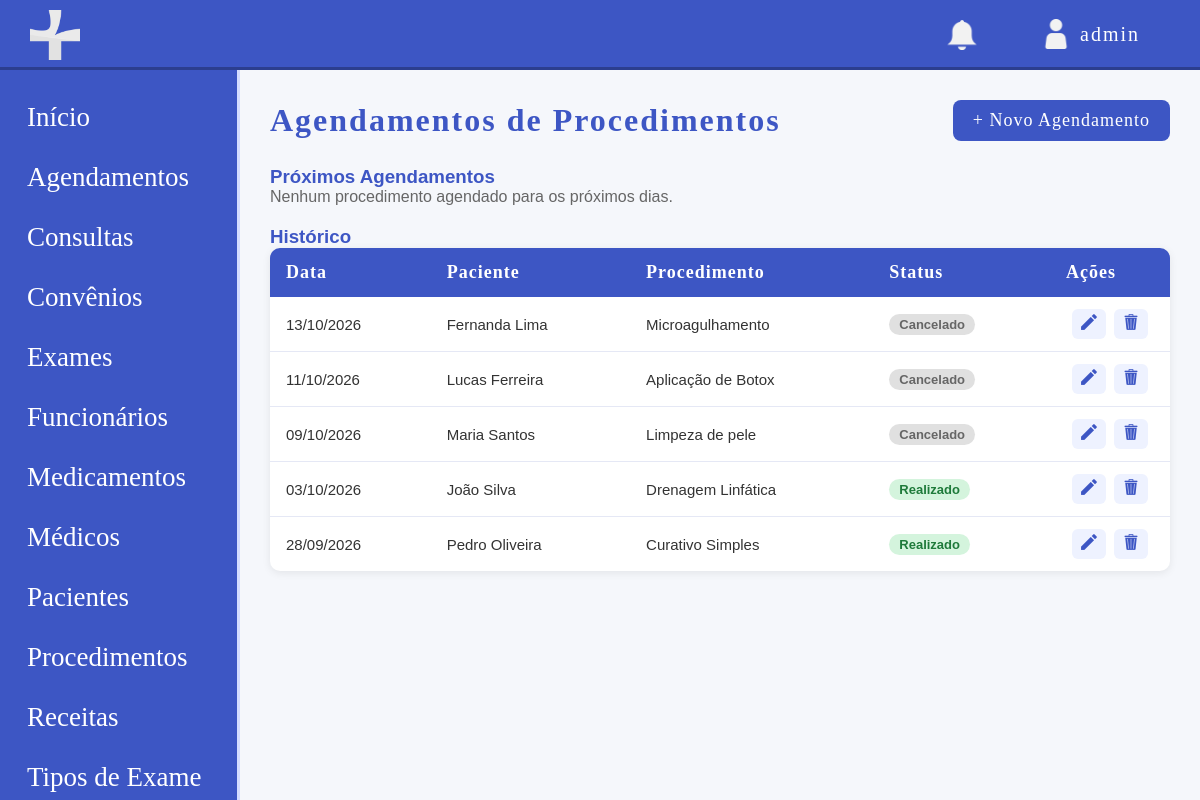
The page /modulos/agendamentos_procedimentos/listar_agenda_procedimento.php (signed in) on the database its author committed.
### tables this page shows
CREATE TABLE agendamento_procedimento (
    id INT UNSIGNED NOT NULL AUTO_INCREMENT,
    id_paciente INT UNSIGNED NOT NULL,
    id_procedimento INT UNSIGNED NOT NULL,
    id_medico INT UNSIGNED DEFAULT NULL,
    data_procedimento DATE NOT NULL,
    horario TIME NOT NULL,
    valor DECIMAL(10,2) NOT NULL,
    status ENUM('AGENDADO', 'REALIZADO', 'CANCELADO') NOT NULL,
    observacoes TEXT,
    data_registro TIMESTAMP DEFAULT CURRENT_TIMESTAMP,
    PRIMARY KEY (id),
    KEY fk_ap_paciente (id_paciente),
    KEY fk_ap_procedimento (id_procedimento),
    KEY fk_ap_medico (id_medico),
    CONSTRAINT fk_ap_paciente FOREIGN KEY (id_paciente) REFERENCES paciente (id),
    CONSTRAINT fk_ap_procedimento FOREIGN KEY (id_procedimento) REFERENCES procedimento (id),
    CONSTRAINT fk_ap_medico FOREIGN KEY (id_medico) REFERENCES medico (id)
);

CREATE TABLE paciente (
    id INT UNSIGNED NOT NULL AUTO_INCREMENT,
    id_convenio INT UNSIGNED DEFAULT NULL,
    nome VARCHAR(50) NOT NULL,
    email VARCHAR(100) NOT NULL,
    cpf CHAR(14) NOT NULL,
    rg VARCHAR(20) NOT NULL,
    data_nascimento DATE NOT NULL,
    telefone VARCHAR(20) NOT NULL,
    cep CHAR(9) NOT NULL,
    estado VARCHAR(50) NOT NULL,
    cidade VARCHAR(50) NOT NULL,
    bairro VARCHAR(50) NOT NULL,
    rua VARCHAR(200) NOT NULL,
    numero VARCHAR(15) NOT NULL,
    numero_convenio VARCHAR(30) DEFAULT NULL,
    condicoes_especiais TEXT,
    status ENUM('ATIVO', 'INATIVO') NOT NULL DEFAULT 'ATIVO',
    data_registro TIMESTAMP DEFAULT CURRENT_TIMESTAMP,
    PRIMARY KEY (id),
    UNIQUE KEY cpf (cpf),
    UNIQUE KEY rg (rg),
    KEY fk_paciente_convenio (id_convenio),
    CONSTRAINT fk_paciente_convenio FOREIGN KEY (id_convenio) REFERENCES convenio (id)
);

CREATE TABLE procedimento (
    id INT UNSIGNED NOT NULL AUTO_INCREMENT,
    nome VARCHAR(255) NOT NULL,
    descricao TEXT NOT NULL,
    valor DECIMAL(10,2) NOT NULL,
    duracao TIME DEFAULT NULL,
    ativo TINYINT(1) NOT NULL DEFAULT 1,
    data_registro TIMESTAMP DEFAULT CURRENT_TIMESTAMP,
    PRIMARY KEY (id)
);

### modulos/agendamentos_procedimentos/listar_agenda_procedimento.php (the view, shortened to what this page needs)
<?php
require '../../config/conexao.php';
$base = '/site-clinicamedica';
$hoje = date('Y-m-d');
$sql_agendados = "SELECT a.*, p.nome AS nome_paciente, pr.nome AS nome_procedimento, m.nome AS nome_medico
                  FROM agendamento_procedimento a
                  JOIN paciente p ON a.id_paciente = p.id
                  JOIN procedimento pr ON a.id_procedimento = pr.id
                  LEFT JOIN medico m ON a.id_medico = m.id
                  WHERE a.status = 'AGENDADO' AND a.data_procedimento >= ?
                  ORDER BY a.data_procedimento ASC, a.horario ASC";
$stmt_agendados = $pdo->prepare($sql_agendados);
$stmt_agendados->execute([$hoje]);
$agendados = $stmt_agendados->fetchAll();
$sql_historico = "SELECT a.*, p.nome AS nome_paciente, pr.nome AS nome_procedimento, m.nome AS nome_medico
                  FROM agendamento_procedimento a
                  JOIN paciente p ON a.id_paciente = p.id
                  JOIN procedimento pr ON a.id_procedimento = pr.id
                  LEFT JOIN medico m ON a.id_medico = m.id
                  WHERE a.status != 'AGENDADO' OR a.data_procedimento < ?
                  ORDER BY a.data_procedimento DESC, a.horario DESC
                  LIMIT 50";
$stmt_historico = $pdo->prepare($sql_historico);
$stmt_historico->execute([$hoje]);
$historico = $stmt_historico->fetchAll();
?>
<!DOCTYPE html>
<html lang="pt-br">
<head>
    <link rel="stylesheet" href="<?php echo $base; ?>/css/style.css">
</head>
<body class="dashbody">
    <?php include '../../includes/header.php'; ?>
    <div class="layout">
        <?php include '../../includes/sidebar.php'; ?>
        <main class="main">
            <div class="pagina-topo">
                <h1>Agendamentos de Procedimentos</h1>
                <a href="agendar_procedimento.php" class="btn-novo">+ Novo Agendamento</a>
            </div>
            <h3 class="form-secao">Próximos Agendamentos</h3>
            <?php if (count($agendados) === 0): ?>
                <p style="color: #666; margin-bottom: 20px;">Nenhum procedimento agendado para os próximos dias.</p>
            <?php endif; ?>
            <h3 class="form-secao">Histórico</h3>
            <?php if (count($historico) === 0): ?>
                <p style="color: #666;">Nenhum procedimento no histórico</p>
            <?php else: ?>
                <table class="tabela">
                    <thead>
                        <tr>
                            <th>Data</th>
                            <th>Paciente</th>
                            <th>Procedimento</th>
                            <th>Status</th>
                            <th style="width: 120px;">Ações</th>
                        </tr>
                    </thead>
                    <tbody>
                        <?php foreach ($historico as $a): ?>
                            <tr class="<?php echo $a['status'] === 'CANCELADO' ? 'linha-inativa' : ''; ?>">
                                <td><?php echo date('d/m/Y', strtotime($a['data_procedimento'])); ?></td>
                                <td><?php echo htmlspecialchars($a['nome_paciente']); ?></td>
                                <td><?php echo htmlspecialchars($a['nome_procedimento']); ?></td>
                                <td>
                                    <?php if ($a['status'] === 'REALIZADO'): ?>
                                        <span class="tag tag-ativo">Realizado</span>
                                    <?php else: ?>
                                        <span class="tag tag-inativo">Cancelado</span>
                                    <?php endif; ?>
                                </td>
                                <td class="acoes">
                                    <a href="remarcar_procedimento.php?id=<?php echo $a['id']; ?>" class="btn-acao" title="Editar">
                                        <img src="../../img/editar_icon.png" class="iconeacao" alt="Editar">
                                    </a>
                                    <a href="excluir_procedimento.php?id=<?php echo $a['id']; ?>" class="btn-acao btn-excluir" title="Excluir" onclick="return confirm('Tem certeza que deseja excluir?');">
                                        <img src="../../img/excluir_icon.png" class="iconeacao" alt="Excluir">
                                    </a>
                                </td>
                            </tr>
                        <?php endforeach; ?>
                    </tbody>
                </table>
            <?php endif; ?>
        </main>
    </div>
</body>
</html>

### includes/header.php (shortened to what this page needs)
<?php
$nome_usuario = $_SESSION['usuario_login'] ?? 'Visitante';
$base = '/site-clinicamedica';
?>
<header class="header">
    <div class="logo">
        <img src="<?php echo $base; ?>/img/logo2simbolo.png" class="logodashboard" alt="Logo">
    </div>
    <div class="headerright">
        <span class="notif">
            <img src="<?php echo $base; ?>/img/sinobranco.png" class="icondashboard" alt="Notificações">
        </span>
        <div class="user">
            <span class="usericon">
                <img src="<?php echo $base; ?>/img/userbranco.png" class="icondashboard" id="usericon" alt="Usuário">
            </span>
            <span class="usertxt"><?php echo htmlspecialchars($nome_usuario); ?></span>
        </div>
    </div>
</header>

### includes/sidebar.php (shortened to what this page needs)
<?php
$perfil = $_SESSION['usuario_perfil'] ?? '';
$base = '/site-clinicamedica';
function podeVer(array $perfis_permitidos, string $perfil_atual): bool {
    return in_array($perfil_atual, $perfis_permitidos, true);
}
?>
<aside class="sidebar">
    <nav>
        <a href="<?php echo $base; ?>/dashboard.php" class="menuitem">
            <span>Início</span>
        </a>
        <?php if (podeVer(['Administrador', 'Recepcionista', 'Medico', 'Financeiro', 'Paciente'], $perfil)): ?>
            <a href="<?php echo $base; ?>/modulos/agendamentos_procedimentos/listar_agenda_procedimento.php" class="menuitem">
                <span>Agendamentos</span>
            </a>
        <?php endif; ?>
        <?php if (podeVer(['Administrador', 'Recepcionista', 'Medico', 'Financeiro', 'Paciente'], $perfil)): ?>
            <a href="<?php echo $base; ?>/modulos/consultas/listar_consulta.php" class="menuitem">
                <span>Consultas</span>
            </a>
        <?php endif; ?>
        <?php if (podeVer(['Administrador', 'Recepcionista', 'Financeiro'], $perfil)): ?>
            <a href="<?php echo $base; ?>/modulos/convenios/listar_convenio.php" class="menuitem">
                <span>Convênios</span>
            </a>
        <?php endif; ?>
        <?php if (podeVer(['Administrador', 'Recepcionista', 'Medico', 'Financeiro', 'Paciente'], $perfil)): ?>
            <a href="<?php echo $base; ?>/modulos/exames/listar_exame.php" class="menuitem">
                <span>Exames</span>
            </a>
        <?php endif; ?>
        <?php if (podeVer(['Administrador', 'Financeiro'], $perfil)): ?>
            <a href="<?php echo $base; ?>/modulos/funcionarios/listar_funcionario.php" class="menuitem">
                <span>Funcionários</span>
            </a>
        <?php endif; ?>
        <?php if (podeVer(['Administrador', 'Medico'], $perfil)): ?>
            <a href="<?php echo $base; ?>/modulos/medicamentos/listar_medicamento.php" class="menuitem">
                <span>Medicamentos</span>
            </a>
        <?php endif; ?>
        <?php if (podeVer(['Administrador', 'Recepcionista', 'Financeiro'], $perfil)): ?>
            <a href="<?php echo $base; ?>/modulos/medicos/listar_medico.php" class="menuitem">
                <span>Médicos</span>
            </a>
        <?php endif; ?>
        <?php if (podeVer(['Administrador', 'Recepcionista', 'Medico'], $perfil)): ?>
            <a href="<?php echo $base; ?>/modulos/pacientes/listar_paciente.php" class="menuitem">
                <span>Pacientes</span>
            </a>
        <?php endif; ?>
        <?php if (podeVer(['Administrador', 'Recepcionista', 'Medico'], $perfil)): ?>
            <a href="<?php echo $base; ?>/modulos/procedimentos/listar_procedimento.php" class="menuitem">
                <span>Procedimentos</span>
            </a>
        <?php endif; ?>
        <?php if (podeVer(['Administrador', 'Medico', 'Paciente'], $perfil)): ?>
            <a href="<?php echo $base; ?>/modulos/receitas/listar_receita.php" class="menuitem">
                <span>Receitas</span>
            </a>
        <?php endif; ?>
        <?php if (podeVer(['Administrador', 'Medico'], $perfil)): ?>
            <a href="<?php echo $base; ?>/modulos/tipos_exames/listar_tipoexame.php" class="menuitem">
                <span>Tipos de Exame</span>
            </a>
        <?php endif; ?>
    </nav>
</aside>

### css/style.css (style rules this page uses)
* { margin: 0; padding: 0; box-sizing: border-box; }
body { font-family: Arial, sans-serif; background-color: #f5f7fb; color: #3d56c4; }
.header { height: 70px; background-color: #3d56c4; display: flex; align-items: center; justify-content: space-between; padding: 0 30px; border-bottom: 3px solid #2c3e8f; position: fixed; top: 0; left: 0; right: 0; z-index: 1000; }
.logodashboard { width: 50px; margin-top: 7px; }
.icondashboard { width: 30px; margin-top: 7px; margin-right: 30px; }
#usericon { margin-top: 0; margin-left: 40px; }
.user { margin-right: 30px; }
.usertxt { font-family: 'Coolvetica'; letter-spacing: 2px; font-size: 20px; margin-top: 2px; }
.headerright { display: flex; align-items: center; gap: 25px; color: white; }
.notif { font-size: 20px; cursor: pointer; color: white; }
.user { display: flex; align-items: center; gap: 10px; font-weight: 500; color: white; }
.usericon { width: 38px; height: 38px; border-radius: 50%; display: flex; align-items: center; justify-content: center; color: white; }
.layout { display: flex; }
.sidebar { width: 240px; height: calc(100vh - 70px); background-color: #3d56c4; position: fixed; top: 70px; left: 0; border-right: 3px solid #d4dcff; display: flex; flex-direction: column; justify-content: space-between; padding: 20px 12px; overflow-y: auto; gap: 50px; }
.sidebar nav { display: flex; flex-direction: column; gap: 5px; }
.menuitem { display: flex; gap: 12px; padding: 12px 15px; border-radius: 8px; text-decoration: none; color: white; font-family: "Coolvetica"; font-size: 27px; transition: 0.2s; }
.main { margin-left: 240px; padding: 100px 30px 30px; width: calc(100% - 240px); min-height: 100vh; }
.pagina-topo { display: flex; justify-content: space-between; align-items: center; margin-bottom: 25px; }
.pagina-topo h1 { font-family: 'Coolvetica'; font-size: 32px; color: #3d56c4; letter-spacing: 2px; }
.btn-novo { background-color: #3d56c4; color: white; text-decoration: none; padding: 10px 20px; border-radius: 8px; font-family: 'Coolvetica'; font-size: 18px; letter-spacing: 1px; transition: 0.2s; }
.tabela { width: 100%; border-collapse: collapse; background-color: white; border-radius: 10px; overflow: hidden; box-shadow: 0 2px 8px rgba(0,0,0,0.08); }
.tabela thead { background-color: #3d56c4; }
.tabela th { color: white; font-family: 'Coolvetica'; font-size: 18px; letter-spacing: 1px; padding: 14px 16px; text-align: left; }
.tabela td { padding: 12px 16px; border-bottom: 1px solid #e5e8f5; color: #333; font-size: 15px; }
.tabela tbody tr:last-child td { border-bottom: none; }
.tag { display: inline-block; padding: 3px 10px; border-radius: 12px; font-size: 13px; font-weight: 600; }
.tag-ativo { background-color: #d4f4dd; color: #1e7a3a; }
.tag-inativo { background-color: #e0e0e0; color: #666; }
.acoes { text-align: center; white-space: nowrap; }
.btn-acao { display: inline-block; padding: 5px 9px; margin: 0 2px; border-radius: 6px; text-decoration: none; font-size: 16px; background-color: #eef2ff; transition: 0.2s; }
.iconeacao { width: 16px; height: 16px; }

### rows shown on the page
agendamento_procedimento: data_procedimento "13/10/2026", id_paciente.nome "Fernanda Lima", id_procedimento.nome "Microagulhamento", status "Cancelado"
agendamento_procedimento: data_procedimento "11/10/2026", id_paciente.nome "Lucas Ferreira", id_procedimento.nome "Aplicação de Botox", status "Cancelado"
agendamento_procedimento: data_procedimento "09/10/2026", id_paciente.nome "Maria Santos", id_procedimento.nome "Limpeza de pele", status "Cancelado"
agendamento_procedimento: data_procedimento "03/10/2026", id_paciente.nome "João Silva", id_procedimento.nome "Drenagem Linfática", status "Realizado"
agendamento_procedimento: data_procedimento "28/09/2026", id_paciente.nome "Pedro Oliveira", id_procedimento.nome "Curativo Simples", status "Realizado"

### other values the page prints
$nome_usuario "admin"
